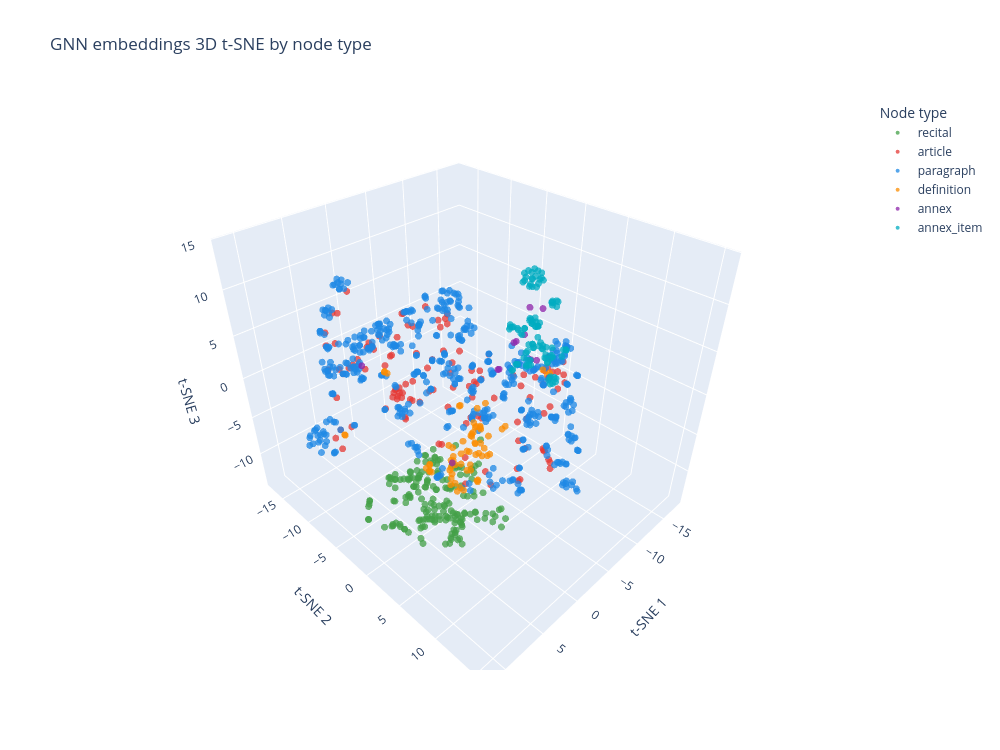

Notebook source saved alongside this figure:
### Code cell
print('Running 3D t-SNE...')
perp = min(30, max(2, len(gnn_embeddings) - 1))
emb_3d = TSNE(n_components=3, perplexity=perp, random_state=42, max_iter=1000).fit_transform(gnn_embeddings)

color_map = {
    'article': '#E53935',
    'paragraph': '#1E88E5',
    'recital': '#43A047',
    'definition': '#FB8C00',
    'annex': '#8E24AA',
    'annex_item': '#00ACC1',
}

plot_df = nodes_df.copy().reset_index(drop=True)
plot_df['tsne_1'] = emb_3d[:, 0]
plot_df['tsne_2'] = emb_3d[:, 1]
plot_df['tsne_3'] = emb_3d[:, 2]
plot_df['type'] = plot_df['type'].astype(str)
plot_df['node_id'] = plot_df['node_id'].astype(str)
plot_df['hover_text'] = plot_df['text'].fillna('').astype(str).str.slice(0, 220)

fig = px.scatter_3d(
    plot_df,
    x='tsne_1',
    y='tsne_2',
    z='tsne_3',
    color='type',
    color_discrete_map=color_map,
    hover_name='node_id',
    hover_data={
        'type': True,
        'hover_text': True,
        'tsne_1': ':.3f',
        'tsne_2': ':.3f',
        'tsne_3': ':.3f',
    },
    title='GNN embeddings 3D t-SNE by node type',
    width=1000,
    height=750,
)
fig.update_traces(marker=dict(size=4, opacity=0.75))
fig.update_layout(
    legend_title_text='Node type',
    scene=dict(
        xaxis_title='t-SNE 1',
        yaxis_title='t-SNE 2',
        zaxis_title='t-SNE 3',
    ),
)
fig.show()

### Figure 1 — Plotly figure (JSON) as saved in the notebook; plotly's stock layout.template omitted (floating-point values rounded to 4 significant figures; data arrays with more than 128 entries replaced by an {"elided": "..."} marker saying what was removed)
{"data": [{"customdata": {"elided": "180x2 str values"}, "hovertemplate": "<b>%{hovertext}</b><br><br>type=%{customdata[0]}<br>tsne_1=%{x:.3f}<br>tsne_2=%{y:.3f}<br>tsne_3=%{z:.3f}<br>hover_text=%{customdata[1]}<extra></extra>", "hovertext": {"elided": "180 str values"}, "legendgroup": "recital", "marker": {"color": "#43A047", "opacity": 0.75, "size": 4, "symbol": "circle"}, "mode": "markers", "name": "recital", "scene": "scene", "showlegend": true, "type": "scatter3d", "x": {"elided": "180 float values"}, "y": {"elided": "180 float values"}, "z": {"elided": "180 float values"}}, {"customdata": {"elided": "115x2 str values"}, "hovertemplate": "<b>%{hovertext}</b><br><br>type=%{customdata[0]}<br>tsne_1=%{x:.3f}<br>tsne_2=%{y:.3f}<br>tsne_3=%{z:.3f}<br>hover_text=%{customdata[1]}<extra></extra>", "hovertext": ["article_1", "article_2", "article_3", "article_4", "article_5", "article_6", "article_7", "article_8", "article_9", "article_10", "article_11", "article_12", "article_13", "article_14", "article_15", "article_16", "article_17", "article_18", "article_19", "article_20", "article_21", "article_22", "article_23", "article_24", "article_25", "article_26", "article_27", "article_28", "article_29", "article_30", "article_31", "article_32", "article_33", "article_34", "article_35", "article_36", "article_37", "article_38", "article_39", "article_40", "article_41", "article_42", "article_15", "article_43", "article_44", "article_45", "article_46", "article_47", "article_48", "article_49", "article_50", "article_51", "article_52", "article_53", "article_54", "article_55", "article_56", "article_57", "article_58", "article_59", "article_60", "article_61", "article_62", "article_63", "article_64", "article_65", "article_66", "article_67", "article_68", "article_69", "article_70", "article_71", "article_60", "article_72", "article_73", "article_74", "article_75", "article_76", "article_77", "article_78", "article_79", "article_80", "article_81", "article_82", "article_83", "article_84", "article_85", "article_86", "article_87", "article_88", "article_89", "article_90", "article_91", "article_92", "article_93", "article_94", "article_95", "article_96", "article_97", "article_98", "article_99", "article_100", "article_101", "article_102", "article_103", "article_104", "article_105", "article_106", "article_107", "article_108", "article_109", "article_110", "article_111", "article_112", "article_113"], "legendgroup": "article", "marker": {"color": "#E53935", "opacity": 0.75, "size": 4, "symbol": "circle"}, "mode": "markers", "name": "article", "scene": "scene", "showlegend": true, "type": "scatter3d", "x": [3.735, 0.9118, 2.985, 3.988, 5.477, -0.583, -1.672, -1.825, -3.34, 2.649, -2.463, -4.737, -3.399, -3.277, 5.318, -1.34, -3.787, -1.539, -3.119, -3.083, -4.572, -1.964, -3.151, -2.468, -1.98, -3.036, -2.345, 5.009, 3.262, 2.785, 2.207, 3.819, 3.39, 0.5188, 2.908, 1.294, 3.928, 2.174, 3.226, -2.416, -3.132, -1.189, -1.641, -3.722, -1.248, 3.744, -2.19, -3.445, -3.509, -8.78, 5.66, 0.3513, -0.02557, -3.252, -3.804, -2.133, 2.419, 9.355, 8.715, 10.32, 5.284, 2.582, 6.896, 7.893, 5.343, 4.342, 4.873, 2.845, 2.405, 3.575, 5.809, -8.854, -7.284, -7.209, -1.165, 0.2903, 1.883, 2.41, 4.177, 5.311, 1.906, 1.848, 2.688, 2.767, -1.711, 4.729, 4.909, -3.878, 4.867, 2.417, -2.505, 1.618, -1.427, -0.8419, -0.7682, 2.449, 6.638, 2.059, -1.619, -0.9756, 9.368, 7.398, -1.729, 5.345, 4.616, 4.853, 5.114, 4.345, 4.377, 4.642, 4.937, 5.041, -2.126, 0.4259, 4.062], "y": [-6.038, -4.091, 4.491, 5.553, 4.108, -4.235, -7.298, -2.072, 8.562, 7.473, 0.2729, 7.446, 9.41, 8.736, -0.9281, 0.2491, -1.436, 0.4775, 5.654, 6.532, 5.347, 1.01, 0.09304, -0.2333, -3.076, 9.747, 9.996, 12.4, 11.16, 11.92, 13.01, -1.418, 12.01, 12.69, 10.69, 12.98, 14.36, 14.04, 7.304, -2.778, -2.451, 7.484, 7.331, -0.01124, 11.76, 13.43, 5.418, 0.04102, 1.959, 3.79, 3.954, -16.09, -14.34, -13.84, -14.3, -13.47, -11.96, -6.816, -6.792, -4.28, -1.016, 6.138, -7.636, -6.361, -13.07, -11.63, -11.67, -11.82, -15.85, -15.63, 5.765, 4.102, 6.522, 5.336, 7.043, -0.3882, 0.4077, 4.82, 3.248, 2.457, 1.326, 1.029, -0.5229, 1.137, 2.839, -13.87, -0.2829, -7.405, -0.6328, -3.909, -15.83, -14.98, -15.14, -14.71, -13.7, -4.074, -10.08, -5.748, -8.314, -6.806, -4.542, -2.31, -13.46, -2.582, -2.898, -3.002, -2.129, -2.361, -2.765, -2.144, -2.466, -2.501, -5.419, -7.609, -2.17], "z": [-1.879, -1.516, -2.257, -4.161, 0.5774, -0.9989, 1.652, -0.07266, -2.751, -3.92, 1.44, -4.065, -3.763, -2.698, 0.5226, -3.068, 1.314, 1.486, -3.176, 0.04908, -5.228, 1.828, -3.206, -3.226, -3.155, -4.095, -2.377, 10.79, 10.32, 10.22, 10.96, 3.773, 8.702, 10.92, 0.2989, 8.934, 9.371, 11.19, -2.007, 2.268, 3.446, -5.933, -6.176, 1.016, 7.649, 10.81, 4.83, 2.162, -0.1697, 1.421, 0.6449, -2.93, -2.876, -2.417, -2.732, -2.985, 0.6515, -2.845, -2.165, -2.075, 0.6597, 3.023, -3.314, 4.181, 0.2024, 7.001, 7.217, 8.731, 0.8689, 2.784, 9.135, 1.911, 3.33, -2.234, 1.003, 9.757, 9.429, 4.486, 9.314, 7.784, 10.14, 10.51, 11.39, 10.78, 6.118, 2.493, 2.763, -0.1803, 2.684, 9.281, -2.068, -2.25, -0.3965, -0.5042, 0.1533, 9.211, -1.124, -0.02481, 4.576, 5.323, 6.23, 8.691, 1.034, 2.182, 2.562, 2.224, 2.389, 2.261, 2.083, 1.986, 1.815, 2.892, -2.226, 4.343, 3.208]}, {"customdata": {"elided": "500x2 str values"}, "hovertemplate": "<b>%{hovertext}</b><br><br>type=%{customdata[0]}<br>tsne_1=%{x:.3f}<br>tsne_2=%{y:.3f}<br>tsne_3=%{z:.3f}<br>hover_text=%{customdata[1]}<extra></extra>", "hovertext": {"elided": "500 str values"}, "legendgroup": "paragraph", "marker": {"color": "#1E88E5", "opacity": 0.75, "size": 4, "symbol": "circle"}, "mode": "markers", "name": "paragraph", "scene": "scene", "showlegend": true, "type": "scatter3d", "x": {"elided": "500 float values"}, "y": {"elided": "500 float values"}, "z": {"elided": "500 float values"}}, {"customdata": {"elided": "66x2 str values"}, "hovertemplate": "<b>%{hovertext}</b><br><br>type=%{customdata[0]}<br>tsne_1=%{x:.3f}<br>tsne_2=%{y:.3f}<br>tsne_3=%{z:.3f}<br>hover_text=%{customdata[1]}<extra></extra>", "hovertext": ["definition_1", "definition_2", "definition_3", "definition_4", "definition_5", "definition_6", "definition_7", "definition_8", "definition_9", "definition_10", "definition_11", "definition_12", "definition_13", "definition_14", "definition_15", "definition_16", "definition_17", "definition_18", "definition_19", "definition_20", "definition_21", "definition_22", "definition_23", "definition_24", "definition_25", "definition_26", "definition_27", "definition_28", "definition_29", "definition_30", "definition_31", "definition_32", "definition_33", "definition_34", "definition_35", "definition_36", "definition_37", "definition_38", "definition_39", "definition_40", "definition_41", "definition_42", "definition_43", "definition_44", "definition_46", "definition_47", "definition_48", "definition_49", "definition_50", "definition_51", "definition_52", "definition_53", "definition_54", "definition_55", "definition_56", "definition_57", "definition_59", "definition_60", "definition_61", "definition_62", "definition_63", "definition_64", "definition_65", "definition_66", "definition_67", "definition_68"], "legendgroup": "definition", "marker": {"color": "#FB8C00", "opacity": 0.75, "size": 4, "symbol": "circle"}, "mode": "markers", "name": "definition", "scene": "scene", "showlegend": true, "type": "scatter3d", "x": [0.5425, 0.4474, 0.4712, 0.5647, -0.3262, -0.6616, -0.4756, 0.3003, 1.593, 1.955, 1.101, 1.144, 0.2312, 0.5915, 0.3731, 5.812, 5.699, 3.986, 1.85, -1.591, 1.671, 1.448, 0.9649, -2.567, -0.254, 0.6548, -0.4898, -0.3771, 2.675, 6.038, 6.081, 1.518, 1.693, 5.204, 5.411, 5.566, 3.471, 2.214, 5.385, 5.417, 5.615, 5.73, 6.279, 4.901, 3.209, -0.8296, 1.596, -0.5588, 3.416, 3.573, 3.341, 2.077, 8.738, 8.731, 3.252, 1.989, 2.352, 4.547, -0.3155, 2.525, -0.9619, 3.082, -0.9248, 2.447, 6.287, 2.349], "y": [3.34, 3.276, 2.728, 4.11, 2.3, 1.92, 1.9, 3.127, 2.515, 1.74, 2.821, 4.038, 5.008, 2.622, 4.409, 2.756, 2.637, 3.643, 12.3, 1.536, 11.7, 12.18, 2.145, 1.691, 4.333, 3.629, 0.3226, 0.2891, 3.598, 3.002, 3.019, 5.904, 5.405, 6.542, 6.313, 6.11, 6.582, 5.473, 5.263, 5.016, 5.898, 5.427, 3.493, 4.64, 5.397, -11.42, 3.977, 6.144, 6.572, 6.617, 5.085, 5.522, -6.159, -6.065, 3.447, 5.49, 5.758, 4.546, 5.976, 4.76, -12.07, 2.69, -12.08, 2.329, 2.828, 1.616], "z": [-2.638, -2.846, -2.15, -2.195, -1.252, -2.878, -2.948, -0.9883, -3.86, -3.349, -3.639, -3.313, -3.221, -4.148, -2.773, -2.51, -2.527, -3.383, 10.15, -0.6105, 10.27, 10.1, -2.895, -0.4466, -1.689, -0.4175, -0.3361, -0.3632, -3.806, -2.901, -2.931, -2.062, -2.29, -3.458, -3.176, -3.65, -3.569, -1.607, -2.213, -1.908, -2.782, -3.184, -2.556, -3.498, -2.423, -2.409, -0.8603, 0.3532, -3.384, -3.339, -3.224, 1.332, -2.395, -2.406, -3.618, 1.086, 1.793, -1.626, 0.06834, -3.955, -2.549, -3.667, -2.603, -3.79, -2.512, -2.912]}, {"customdata": [["annex", "ANNEX I\nList of Union harmonisation legislation\nSection A. List of Union harmonisation legislation based on the New Legislative Framework\n1. Directive 2006/42/EC of the European Parliament and of the Council of 17 May 20"], ["annex", "ANNEX II\nList of criminal offences referred to in Article 5(1), first subparagraph, point (h)(iii)\nCriminal offences referred to in Article 5(1), first subparagraph, point (h)(iii):\n— terrorism,\n— trafficking in human be"], ["annex", "ANNEX III\nHigh-risk AI systems referred to in Article 6(2)\nHigh-risk AI systems pursuant to Article 6(2) are the AI systems listed in any of the following areas:\n1. Biometrics, in so far as their use is permitted under r"], ["annex", "ANNEX IV\nTechnical documentation referred to in Article 11(1)\nThe technical documentation referred to in Article 11(1) shall contain at least the following information, as applicable to\nthe relevant AI system:\n1. A gener"], ["annex", "ANNEX V\nEU declaration of conformity\nThe EU declaration of conformity referred to in Article 47, shall contain all of the following information:\n1. AI system name and type and any additional unambiguous reference allowin"], ["annex", "ANNEX VI\nConformity assessment procedure based on internal control\n1. The conformity assessment procedure based on internal control is the conformity assessment procedure based on\npoints 2, 3 and 4.\n2. The provider verif"], ["annex", "ANNEX VII\nConformity based on an assessment of the quality management system and an assessment of the\ntechnical documentation\n1. Introduction\nConformity based on an assessment of the quality management system and an asse"], ["annex", "ANNEX VIII\nInformation to be submitted upon the registration of high-risk AI systems in accordance with\nArticle 49\nSection A — Information to be submitted by providers of high-risk AI systems in accordance with Article 4"], ["annex", "ANNEX IX\nInformation to be submitted upon the registration of high-risk AI systems listed in Annex III in\nrelation to testing in real world conditions in accordance with Article 60\nThe following information shall be prov"], ["annex", "ANNEX X\nUnion legislative acts on large-scale IT systems in the area of Freedom, Security and Justice\n1. Schengen Information System\n(a) Regulation (EU) 2018/1860 of the European Parliament and of the Council of 28 Novem"], ["annex", "ANNEX XI\nTechnical documentation referred to in Article 53(1), point (a) — technical documentation for\nproviders of general-purpose AI models\nSection 1\nInformation to be provided by all providers of general-purpose AI mo"], ["annex", "ANNEX XII\nTransparency information referred to in Article 53(1), point (b) — technical documentation for\nproviders of general-purpose AI models to downstream providers that integrate the model into their\nAI system\nThe in"], ["annex", "ANNEX XIII\nCriteria for the designation of general-purpose AI models with systemic risk referred to in Article 51\nFor the purpose of determining that a general-purpose AI model has capabilities or an impact equivalent to"]], "hovertemplate": "<b>%{hovertext}</b><br><br>type=%{customdata[0]}<br>tsne_1=%{x:.3f}<br>tsne_2=%{y:.3f}<br>tsne_3=%{z:.3f}<br>hover_text=%{customdata[1]}<extra></extra>", "hovertext": ["annex_I", "annex_II", "annex_III", "annex_IV", "annex_V", "annex_VI", "annex_VII", "annex_VIII", "annex_IX", "annex_X", "annex_XI", "annex_XII", "annex_XIII"], "legendgroup": "annex", "marker": {"color": "#8E24AA", "opacity": 0.75, "size": 4, "symbol": "circle"}, "mode": "markers", "name": "annex", "scene": "scene", "showlegend": true, "type": "scatter3d", "x": [-11.41, 6.182, -9.536, -10.47, -11.02, -10.07, -9.793, -10.89, -11.67, -12.66, -10.33, -10.26, -0.3272], "y": [-0.6786, 6.186, 3.803, 0.6009, -0.8807, -1.15, -1.218, 1.032, 1.861, 0.02664, -3.669, -3.792, -15.34], "z": [5.778, 0.1727, 0.1668, 0.4615, 2.621, 2.098, 2.036, 0.3827, 0.7429, 5.423, -2.699, -2.778, -3.028]}, {"customdata": {"elided": "100x2 str values"}, "hovertemplate": "<b>%{hovertext}</b><br><br>type=%{customdata[0]}<br>tsne_1=%{x:.3f}<br>tsne_2=%{y:.3f}<br>tsne_3=%{z:.3f}<br>hover_text=%{customdata[1]}<extra></extra>", "hovertext": ["annex_I_item_1", "annex_I_item_2", "annex_I_item_3", "annex_I_item_4", "annex_I_item_5", "annex_I_item_6", "annex_I_item_7", "annex_I_item_8", "annex_I_item_9", "annex_I_item_10", "annex_I_item_11", "annex_I_item_12", "annex_I_item_13", "annex_I_item_14", "annex_I_item_15", "annex_I_item_16", "annex_I_item_17", "annex_I_item_18", "annex_I_item_19", "annex_I_item_20", "annex_III_item_1", "annex_III_item_2", "annex_III_item_3", "annex_III_item_4", "annex_III_item_5", "annex_III_item_6", "annex_III_item_7", "annex_III_item_8", "annex_IV_item_1", "annex_IV_item_2", "annex_IV_item_3", "annex_IV_item_4", "annex_IV_item_5", "annex_IV_item_6", "annex_IV_item_7", "annex_IV_item_8", "annex_IV_item_9", "annex_V_item_1", "annex_V_item_2", "annex_V_item_3", "annex_V_item_4", "annex_V_item_5", "annex_V_item_6", "annex_V_item_7", "annex_V_item_8", "annex_VI_item_1", "annex_VI_item_2", "annex_VI_item_3", "annex_VI_item_4", "annex_VII_item_1", "annex_VII_item_2", "annex_VII_item_3", "annex_VII_item_4", "annex_VII_item_5", "annex_VIII_item_1", "annex_VIII_item_2", "annex_VIII_item_3", "annex_VIII_item_4", "annex_VIII_item_5", "annex_VIII_item_6", "annex_VIII_item_7", "annex_VIII_item_8", "annex_VIII_item_9", "annex_VIII_item_10", "annex_VIII_item_11", "annex_VIII_item_12", "annex_VIII_item_13", "annex_VIII_item_1", "annex_VIII_item_2", "annex_VIII_item_3", "annex_VIII_item_4", "annex_VIII_item_5", "annex_VIII_item_6", "annex_VIII_item_7", "annex_VIII_item_8", "annex_VIII_item_9", "annex_VIII_item_1", "annex_VIII_item_2", "annex_VIII_item_3", "annex_VIII_item_4", "annex_VIII_item_5", "annex_IX_item_1", "annex_IX_item_2", "annex_IX_item_3", "annex_IX_item_4", "annex_IX_item_5", "annex_X_item_1", "annex_X_item_2", "annex_X_item_3", "annex_X_item_4", "annex_X_item_5", "annex_X_item_6", "annex_X_item_7", "annex_XI_item_1", "annex_XI_item_2", "annex_XI_item_1", "annex_XI_item_2", "annex_XI_item_3", "annex_XII_item_1", "annex_XII_item_2"], "legendgroup": "annex_item", "marker": {"color": "#00ACC1", "opacity": 0.75, "size": 4, "symbol": "circle"}, "mode": "markers", "name": "annex_item", "scene": "scene", "showlegend": true, "type": "scatter3d", "x": [-13.96, -12.34, -12.96, -13.17, -12.43, -13.83, -13.07, -14.04, -12.74, -13.83, -13.48, -13.37, -14.3, -12.8, -13.49, -13.22, -14.35, -13.51, -13.01, -12.28, -14.74, -13.79, -13.97, -14.06, -14.09, -14.63, -14.53, -14.48, -12.13, -12.26, -12.56, -12.72, -12.16, -12.14, -12.86, -13.03, -13.02, -13.69, -13.91, -13.33, -13.49, -13.69, -13.39, -13.64, -13.98, -12.09, -12.25, -12.31, -12.34, -12.27, -12.31, -12.48, -12.87, -12.75, -16.96, -17.5, -17.31, -17.01, -16.64, -17.44, -16.34, -16.24, -16.27, -14.27, -13.98, -13.67, -13.15, -16.96, -17.5, -17.31, -17.01, -16.61, -13.17, -13.23, -13.83, -14.12, -13.19, -13.19, -13.79, -14.43, -14.51, -14.12, -13.84, -13.91, -14.06, -14.1, -13.89, -14.2, -14.35, -14.66, -14.33, -14.14, -14.11, -16.97, -17.14, -12.6, -12.45, -12.23, -11.62, -11.74], "y": [-2.797, -2.181, -2.432, -3.041, -2.632, -2.538, -3.037, -1.262, -1.988, -2.333, -2.213, -1.572, -1.752, -1.304, -1.595, -2.099, -1.994, -1.12, -1.053, -1.51, 0.8393, 0.7304, 1.018, 0.6167, 0.3517, 0.7148, 1.033, 0.2512, -1.327, -1.42, -1.057, -1.484, -1.097, -1.731, -2.066, -2.024, -1.522, -1.334, -2.25, -2.016, -1.423, -1.109, -2.213, -2.464, -1.979, -2.795, -2.838, -2.484, -2.3, -3.997, -4.113, -4.158, -4.09, -4.104, -4.266, -4.306, -5.135, -4.582, -4.094, -4.214, -4.623, -5.267, -5.299, 0.2859, -0.72, 0.03173, 0.3184, -4.266, -4.306, -5.135, -4.582, -4.151, 0.6932, 0.7015, -0.007601, 0.6209, -0.05812, -0.1489, 0.7141, -0.5879, 0.1729, 2.344, 2.179, 2.022, 2.364, 2.318, 0.2427, 0.02887, 0.5995, 0.174, -0.2194, 0.616, 0.05302, -3.592, -3.53, -2.957, -3.075, -2.815, -2.926, -2.928], "z": [8.072, 8.312, 8.74, 7.32, 7.555, 7.429, 8.204, 7.687, 7.183, 8.684, 6.798, 7.029, 8.257, 8.566, 8.812, 7.857, 7.411, 8.186, 7.747, 7.748, -4.36, -3.458, -4.101, -4.412, -3.948, -3.747, -3.701, -3.819, -1.917, -2.178, -1.985, -2.265, -1.211, -1.132, -0.9658, -0.8283, -1.767, 2.319, 2.442, 3.029, 2.908, 2.84, 3.076, 2.611, 3.008, 2.155, 1.879, 1.553, 1.454, 2.027, 1.401, 1.57, 1.484, 1.451, -0.2687, -0.4563, -0.3608, -2.784, -2.885, -1.883, -2.581, -0.6442, -0.6479, -1.247, 0.06806, -0.6338, -0.6592, -0.2687, -0.4563, -0.3608, -2.784, -2.912, -1.153, -1.141, -1.224, -0.8711, 0.254, 0.282, -0.467, -0.3044, -0.06552, 0.7723, 0.8691, -0.06853, 0.7997, 0.8397, 5.687, 5.208, 5.785, 5.618, 5.418, 5.296, 5.752, -2.589, -2.177, -2.772, -2.76, -2.535, -3.134, -3.09]}], "layout": {"height": 750, "legend": {"title": {"text": "Node type"}, "tracegroupgap": 0}, "scene": {"domain": {"x": [0, 1], "y": [0, 1]}, "xaxis": {"title": {"text": "t-SNE 1"}}, "yaxis": {"title": {"text": "t-SNE 2"}}, "zaxis": {"title": {"text": "t-SNE 3"}}}, "title": {"text": "GNN embeddings 3D t-SNE by node type"}, "width": 1000}}
